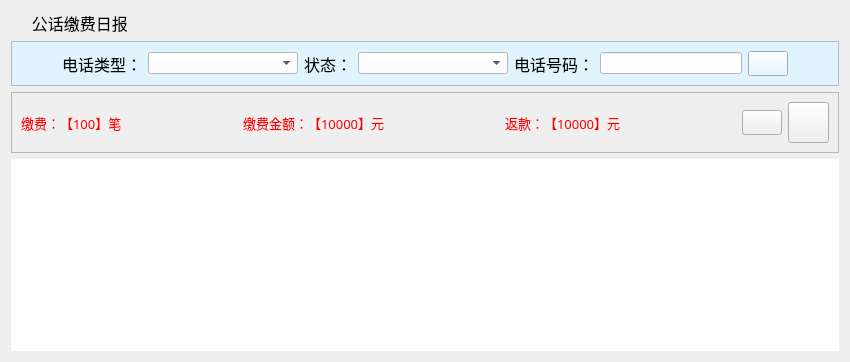
  <widget class="QWidget" name="tab_5">
   <attribute name="title">
    <string>公话缴费日报</string>
   </attribute>
   <layout class="QGridLayout" name="gridLayout_17">
    <item row="0" column="0">
     <widget class="QLabel" name="label_13">
      <property name="font">
       <font>
        <family>微软雅黑</family>
        <pointsize>12</pointsize>
       </font>
      </property>
      <property name="styleSheet">
       <string notr="true">background-image: url(:/bg/images/mainframe/navigator.png);
background-repeat: no-repeat;</string>
      </property>
      <property name="text">
       <string>     公话缴费日报</string>
      </property>
     </widget>
    </item>
    <item row="1" column="0">
     <widget class="QFrame" name="frame_10">
      <property name="styleSheet">
       <string notr="true">background-color: rgb(223, 244, 252);</string>
      </property>
      <property name="frameShape">
       <enum>QFrame::StyledPanel</enum>
      </property>
      <property name="frameShadow">
       <enum>QFrame::Raised</enum>
      </property>
      <layout class="QGridLayout" name="gridLayout_13">
       <item row="0" column="0">
        <spacer name="horizontalSpacer_39">
         <property name="orientation">
          <enum>Qt::Horizontal</enum>
         </property>
         <property name="sizeHint" stdset="0">
          <size>
           <width>41</width>
           <height>20</height>
          </size>
         </property>
        </spacer>
       </item>
       <item row="0" column="1">
        <widget class="QLabel" name="label_29">
         <property name="font">
          <font>
           <family>宋体</family>
           <pointsize>12</pointsize>
          </font>
         </property>
         <property name="text">
          <string>电话类型：</string>
         </property>
        </widget>
       </item>
       <item row="0" column="2">
        <widget class="QComboBox" name="cbx_telType_rb">
         <property name="sizePolicy">
          <sizepolicy hsizetype="Preferred" vsizetype="Fixed">
           <horstretch>0</horstretch>
           <verstretch>0</verstretch>
          </sizepolicy>
         </property>
         <property name="minimumSize">
          <size>
           <width>150</width>
           <height>22</height>
          </size>
         </property>
         <property name="maximumSize">
          <size>
           <width>16777215</width>
           <height>22</height>
          </size>
         </property>
         <property name="baseSize">
          <size>
           <width>200</width>
           <height>0</height>
          </size>
         </property>
         <property name="font">
          <font>
           <family>宋体</family>
           <pointsize>12</pointsize>
          </font>
         </property>
         <property name="styleSheet">
          <string notr="true">background-color: rgb(255, 255, 255);
color: rgb(0, 0, 0);</string>
         </property>
        </widget>
       </item>
       <item row="0" column="3">
        <widget class="QLabel" name="label_30">
         <property name="font">
          <font>
           <family>宋体</family>
           <pointsize>12</pointsize>
          </font>
         </property>
         <property name="text">
          <string>状态：</string>
         </property>
        </widget>
       </item>
       <item row="0" column="4">
        <widget class="QComboBox" name="cbx_state_rb_tel">
         <property name="sizePolicy">
          <sizepolicy hsizetype="Preferred" vsizetype="Fixed">
           <horstretch>0</horstretch>
           <verstretch>0</verstretch>
          </sizepolicy>
         </property>
         <property name="minimumSize">
          <size>
           <width>150</width>
           <height>22</height>
          </size>
         </property>
         <property name="maximumSize">
          <size>
           <width>16777215</width>
           <height>22</height>
          </size>
         </property>
         <property name="baseSize">
          <size>
           <width>200</width>
           <height>0</height>
          </size>
         </property>
         <property name="font">
          <font>
           <family>宋体</family>
           <pointsize>12</pointsize>
          </font>
         </property>
         <property name="styleSheet">
          <string notr="true">background-color: rgb(255, 255, 255);</string>
         </property>
        </widget>
       </item>
       <item row="0" column="5">
        <widget class="QLabel" name="label_31">
         <property name="font">
          <font>
           <family>宋体</family>
           <pointsize>12</pointsize>
          </font>
         </property>
         <property name="text">
          <string>电话号码：</string>
         </property>
        </widget>
       </item>
       <item row="0" column="6">
        <widget class="QLineEdit" name="txi_telAccount_rb">
         <property name="sizePolicy">
          <sizepolicy hsizetype="Fixed" vsizetype="Fixed">
           <horstretch>0</horstretch>
           <verstretch>0</verstretch>
          </sizepolicy>
         </property>
         <property name="minimumSize">
          <size>
           <width>0</width>
           <height>22</height>
          </size>
         </property>
         <property name="maximumSize">
          <size>
           <width>16777215</width>
           <height>22</height>
          </size>
         </property>
         <property name="font">
          <font>
           <family>宋体</family>
           <pointsize>12</pointsize>
          </font>
         </property>
         <property name="styleSheet">
          <string notr="true">background-color: rgb(255, 255, 255);</string>
         </property>
         <property name="text">
          <string/>
         </property>
         <property name="maxLength">
          <number>20</number>
         </property>
        </widget>
       </item>
       <item row="0" column="7">
        <widget class="QPushButton" name="btn_search_rb_tel">
         <property name="minimumSize">
          <size>
           <width>40</width>
           <height>25</height>
          </size>
         </property>
         <property name="maximumSize">
          <size>
           <width>40</width>
           <height>25</height>
          </size>
         </property>
         <property name="font">
          <font>
           <family>宋体</family>
           <pointsize>12</pointsize>
          </font>
         </property>
         <property name="styleSheet">
          <string notr="true">background-image: url(:/btn/images/mainframe/btn_cx.png);</string>
         </property>
         <property name="text">
          <string/>
         </property>
        </widget>
       </item>
       <item row="0" column="8">
        <spacer name="horizontalSpacer_40">
         <property name="orientation">
          <enum>Qt::Horizontal</enum>
         </property>
         <property name="sizeHint" stdset="0">
          <size>
           <width>41</width>
           <height>20</height>
          </size>
         </property>
        </spacer>
       </item>
      </layout>
     </widget>
    </item>
    <item row="2" column="0">
     <widget class="QFrame" name="frame_9">
      <property name="frameShape">
       <enum>QFrame::StyledPanel</enum>
      </property>
      <property name="frameShadow">
       <enum>QFrame::Raised</enum>
      </property>
      <layout class="QGridLayout" name="gridLayout_10">
       <item row="0" column="0">
        <widget class="QLabel" name="txt_rpt_total_rb_tel">
         <property name="font">
          <font>
           <family>宋体</family>
           <pointsize>10</pointsize>
          </font>
         </property>
         <property name="styleSheet">
          <string notr="true">color: rgb(255, 0, 0);</string>
         </property>
         <property name="text">
          <string>缴费：【100】笔</string>
         </property>
        </widget>
       </item>
       <item row="0" column="1">
        <spacer name="horizontalSpacer_26">
         <property name="orientation">
          <enum>Qt::Horizontal</enum>
         </property>
         <property name="sizeHint" stdset="0">
          <size>
           <width>29</width>
           <height>20</height>
          </size>
         </property>
        </spacer>
       </item>
       <item row="0" column="2">
        <widget class="QLabel" name="txt_rpt_money_rb_tel">
         <property name="font">
          <font>
           <family>宋体</family>
           <pointsize>10</pointsize>
          </font>
         </property>
         <property name="styleSheet">
          <string notr="true">color: rgb(255, 0, 0);</string>
         </property>
         <property name="text">
          <string>缴费金额：【10000】元</string>
         </property>
        </widget>
       </item>
       <item row="0" column="3">
        <spacer name="horizontalSpacer_28">
         <property name="orientation">
          <enum>Qt::Horizontal</enum>
         </property>
         <property name="sizeHint" stdset="0">
          <size>
           <width>28</width>
           <height>20</height>
          </size>
         </property>
        </spacer>
       </item>
       <item row="0" column="4">
        <widget class="QLabel" name="txt_rpt_repay_rb_tel">
         <property name="font">
          <font>
           <family>宋体</family>
           <pointsize>10</pointsize>
          </font>
         </property>
         <property name="styleSheet">
          <string notr="true">color: rgb(255, 0, 0);</string>
         </property>
         <property name="text">
          <string>返款：【10000】元</string>
         </property>
        </widget>
       </item>
       <item row="0" column="5">
        <spacer name="horizontalSpacer_33">
         <property name="orientation">
          <enum>Qt::Horizontal</enum>
         </property>
         <property name="sizeHint" stdset="0">
          <size>
           <width>29</width>
           <height>20</height>
          </size>
         </property>
        </spacer>
       </item>
       <item row="0" column="6">
        <widget class="QPushButton" name="btn_refresh_rb_tel">
         <property name="minimumSize">
          <size>
           <width>40</width>
           <height>25</height>
          </size>
         </property>
         <property name="maximumSize">
          <size>
           <width>40</width>
           <height>25</height>
          </size>
         </property>
         <property name="styleSheet">
          <string notr="true">background-image: url(:/btn/images/mainframe/btn_sx.png);</string>
         </property>
         <property name="text">
          <string/>
         </property>
        </widget>
       </item>
       <item row="0" column="7">
        <widget class="QPushButton" name="btn_print_rb_tel">
         <property name="minimumSize">
          <size>
           <width>41</width>
           <height>41</height>
          </size>
         </property>
         <property name="maximumSize">
          <size>
           <width>41</width>
           <height>41</height>
          </size>
         </property>
         <property name="styleSheet">
          <string notr="true">background-image: url(:/btn/images/print.png);</string>
         </property>
         <property name="text">
          <string/>
         </property>
        </widget>
       </item>
      </layout>
     </widget>
    </item>
    <item row="3" column="0">
     <widget class="QTableWidget" name="tableWidget_rb_tel">
      <property name="styleSheet">
       <string notr="true">color: rgb(0, 0, 0);</string>
      </property>
      <property name="frameShape">
       <enum>QFrame::NoFrame</enum>
      </property>
      <property name="gridStyle">
       <enum>Qt::SolidLine</enum>
      </property>
     </widget>
    </item>
   </layout>
  </widget>
